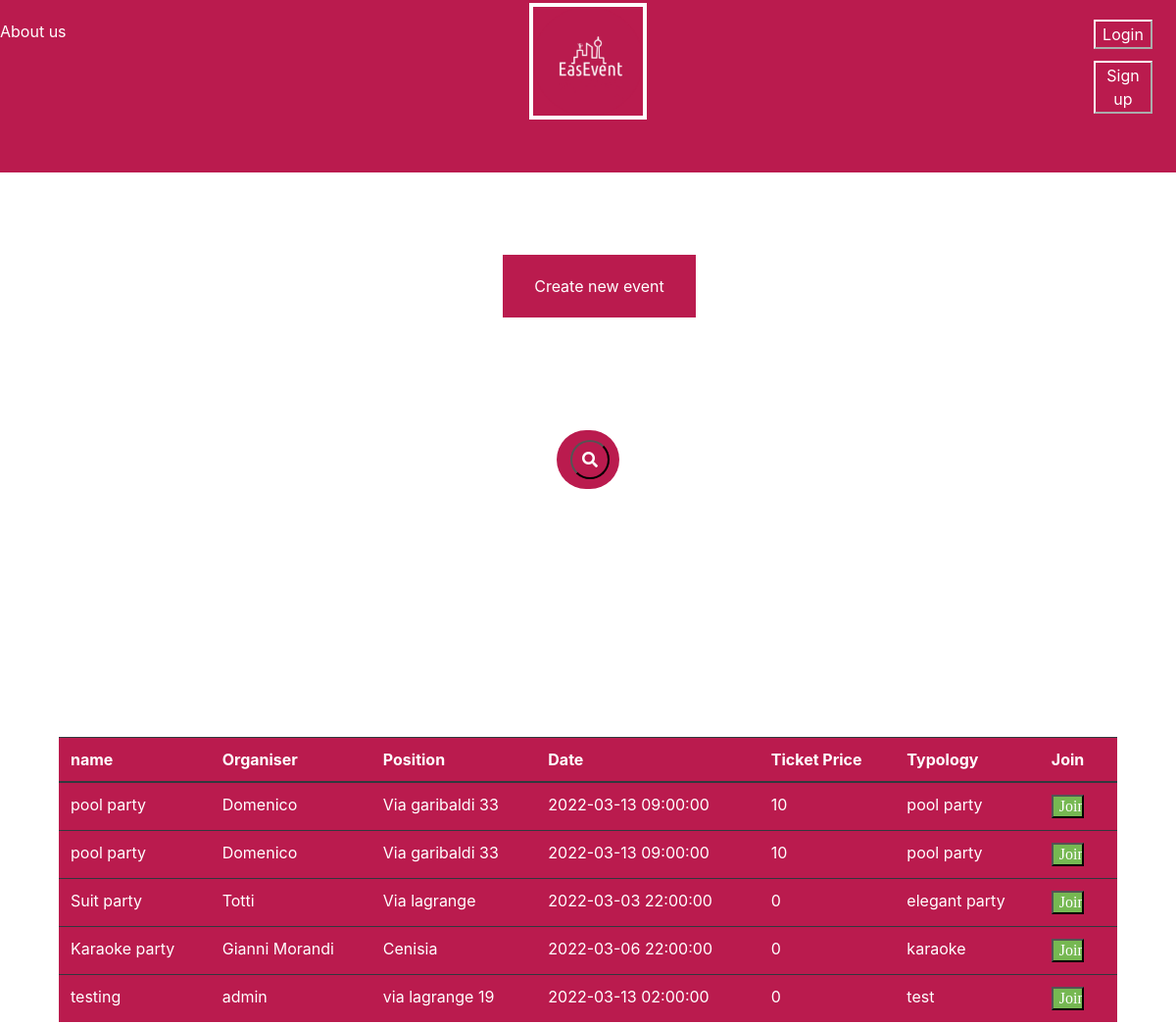
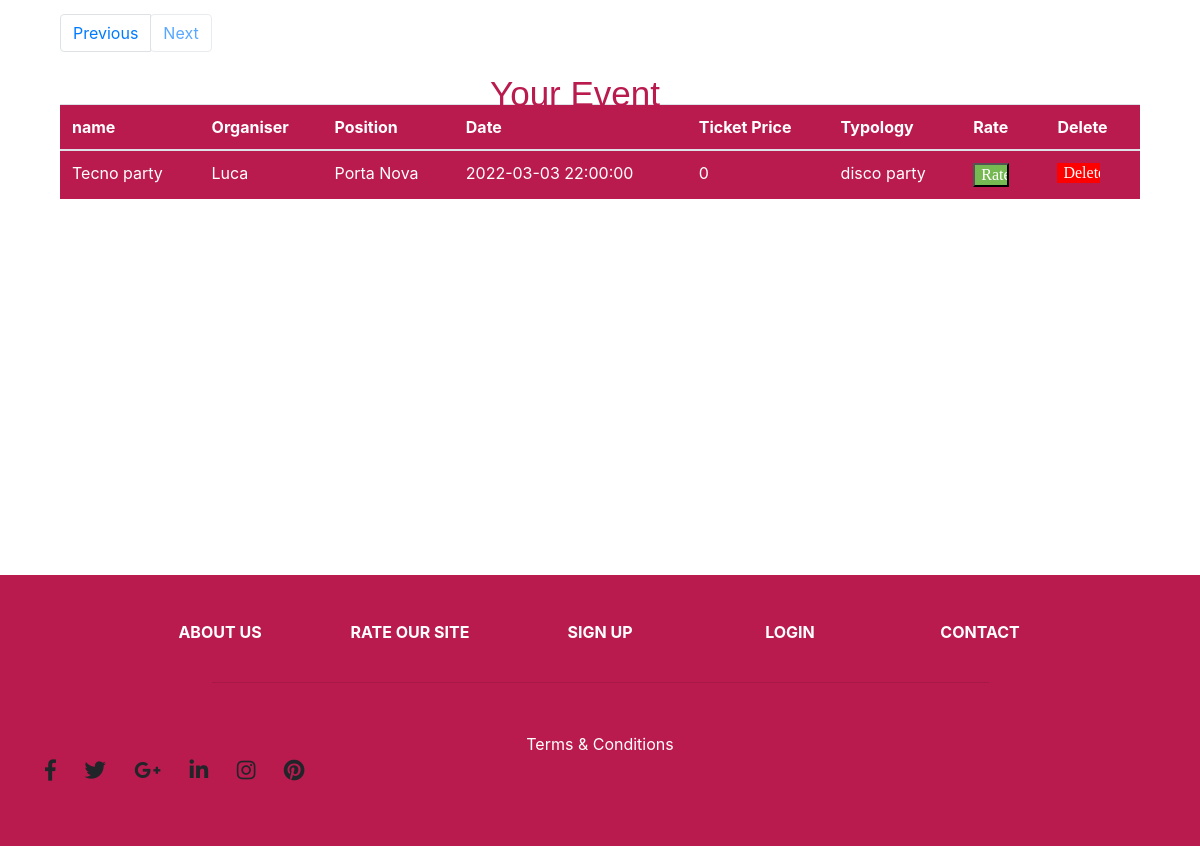
/2, run on the app's committed database (2 pictures, top to bottom).
### tables this page shows
CREATE TABLE event (
	"Number" INTEGER NOT NULL, 
	"Name" VARCHAR(20) NOT NULL, 
	"Organiser" VARCHAR(20) NOT NULL, 
	"Position" VARCHAR(20) NOT NULL, 
	"Date" DATETIME NOT NULL, 
	"Number_of_entrance" INTEGER NOT NULL, 
	"Ticket_price" INTEGER, 
	"Typology" VARCHAR(20), 
	PRIMARY KEY ("Number"), 
	FOREIGN KEY("Position") REFERENCES position ("Zone")
);

CREATE TABLE join__event (
	id INTEGER NOT NULL, 
	"Email" VARCHAR(100), 
	"Name" VARCHAR(20) NOT NULL, 
	"Organiser" VARCHAR(20) NOT NULL, 
	"Position" VARCHAR(20) NOT NULL, 
	"Date" DATETIME NOT NULL, 
	"Number_of_entrance" INTEGER NOT NULL, 
	"Ticket_price" INTEGER, 
	"Typology" VARCHAR(20), 
	PRIMARY KEY (id), 
	FOREIGN KEY("Position") REFERENCES position ("Zone")
);

### app.py (the view, shortened to what this page needs)
@app.route('/', methods=['GET', 'POST'], defaults={"page": 1})
@app.route('/<int:page>', methods=['GET', 'POST'])
def index(page):
    from model import Event, join_Event
    form = JoinForm()
    page = page
    pages = 5
    event = Event.query.paginate(page, pages, error_out=False)
    joined_Event = join_Event.query.all()
    return render_template('homepage/index.html', event=event, joined_Event= joined_Event)

### form.py
class JoinForm(FlaskForm):
    email = EmailField(validators=[DataRequired(), Email()],render_kw={"placeholder": "Enter your email here"})
    submit = SubmitField("Join Event")

### templates/homepage/index.html (shortened to what this page needs)
<link href="//maxcdn.bootstrapcdn.com/bootstrap/4.1.1/css/bootstrap.min.css" rel="stylesheet" id="bootstrap-css">
<!DOCTYPE html>
<html>
  <head>
    <link rel="stylesheet" href="https://stackpath.bootstrapcdn.com/bootstrap/4.1.3/css/bootstrap.min.css">
    <link rel="stylesheet" href="https://use.fontawesome.com/releases/v5.5.0/css/all.css">
    <link rel= "stylesheet" type= "text/css" href= "{{ url_for('static',filename='home/style.css') }}">
  </head>
  <header>
      <div class="uplogo">
          <img class="logo" src="/static/login/logo.png" alt="img" width="10%">
      </div>
      <div>
          <a class="aboutus" href="/aboutus" style="color: white;" >About us</a>
      </div>
      <button onclick="window.location.href='/login'" style="color: #FFFFFF;background-color: #BA1B4E; border-color:white;position: relative;margin-left: 93%; margin-top: -2%;width: 5%">Login</button>
      <button onclick="window.location.href='/signup'" style="color: #FFFFFF;background-color: #BA1B4E; border-color:white;position: relative;margin-left: 93%; margin-top: 1%;width: 5%">Sign up</button>
  </header>
  <body>
    <div class="container h-100">
<a href="/loginfornewevent"  class="button">Create new event</a>
      <form action="/" method="post" autocomplete="off">
      <div class="d-flex justify-content-center h-100">
        <div class="searchbar">
          <input class="search_input" type="text" name="tag" id="tag" placeholder="Search...">
            <p class="mb-0">Search for the Via or Zone</p>
          <button onclick="func()"  style="background: #BA1B4E;color: #fff;cursor: pointer;" class="search_icon" type="submit"><i class="fas fa-search"></i></button>
        </div>
      </div>
      </form>
    </div>
<div class="row" >
<div class="col" id="show_table">
  <table class="table table-dark" >
  <thead>
    <tr>
      <th scope="col">name</th>
      <th scope="col">Organiser</th>
      <th scope="col">Position</th>
      <th scope="col">Date</th>
      <th scope="col">Ticket Price</th>
      <th scope="col">Typology</th>
      <th scope="col">Join</th>
    </tr>
  </thead>
  <tbody>
  {%if empty%}
  <tr>
    <td colspan="7" align="center">{{empty}}</td>
  </tr>
  {%else%}
  {% for event in event.items %}
    <tr>
        <td>{{ event.Name }}</td>
        <td>{{ event.Organiser }}</td>
        <td>{{ event.Position }}</td>
        <td>{{ event.Date }}</td>
        <td>{{ event.Ticket_price }}</td>
        <td>{{ event.Typology }}</td>
        {% if event.Ticket_price == 0 %}
        <td> <input type="button" onclick="window.location.href='/join/{{event.Number}}'"  class="button-join-table" value="Join"  /> </td>
        {% else %}
        <td> <input type="button" onclick="window.location.href='/joinpayment/{{event.Number}}'"  class="button-join-table" value="Join"  /> </td>
        {% endif %}
    </tr>
  {% endfor %}
  {%endif%}
  </tbody>
 </table>
<nav aria-label="Page navigation example">
                <ul class="pagination">
                    {% if event.has_prev %}
                      <li class="page-item"> <a class="page-link" href="{{ url_for('index', page=event.prev_num) }}">Previous</a></li>
                    {% else %}
                      <li class="page-item"><a class="page-link btn disabled" href="#">Previous</a></li>
                    {% endif %}
                    {% if event.has_next %}
                      <li class="page-item"> <a class="page-link" href="{{ url_for('index', page=event.next_num) }}">Next</a></li>
                    {% else %}
                      <li class="page-item"><a class="page-link btn disabled" href="#">Next</a></li>
                    {% endif %}
                </ul>
    </nav>
</div>
</div>
  <p class="mb-1">Your Event</p>
<div>
  <table class="table table-dark-2" style="color: white">
  <thead>
    <tr>
      <th scope="col">name</th>
      <th scope="col">Organiser</th>
      <th scope="col">Position</th>
      <th scope="col">Date</th>
      <th scope="col">Ticket Price</th>
      <th scope="col">Typology</th>
      <th scope="col">Rate</th>
      <th scope="col">Delete</th>
    </tr>
  </thead>
  <tbody>
     {% for event in joined_Event %}
    <tr>
        <td>{{event.Name}}</td>
        <td>{{event.Organiser}}</td>
        <td>{{event.Position}}</td>
        <td>{{event.Date}}</td>
        <td>{{event.Ticket_price}}</td>
        <td>{{event.Typology}}</td>
        <td> <input type="button" onclick="window.location.href='/rate'" href="#"   class="button-join-table" value="Rate" /></td>
        <td> <input type="button" onclick="window.location.href='/delete/{{ event.id }}'" class="button-join-table1" value="Delete" /></td>
    </tr>
   {% endfor %}
  </tbody>
 </table>
</div>
<br>
<br>
<br>
<br>
<br>
<br>
<br>
<br>
<br>
<br>
<br>
<br>
<br>
<br>
<br>
<footer class="page-footer font-small indigo">
  <div class="container">
    <div class="row text-center d-flex justify-content-center pt-5 mb-3">
      <div class="col-md-2 mb-3">
        <h6 class="text-uppercase font-weight-bold">
          <a href="/aboutus" style="color: white">About us</a>
        </h6>
      </div>
      <div class="col-md-2 mb-3">
        <h6 class="text-uppercase font-weight-bold">
          <a href="/rateus"style="color: white">Rate our site</a>
        </h6>
      </div>
      <div class="col-md-2 mb-3">
        <h6 class="text-uppercase font-weight-bold">
          <a href="/signup" style="color: white">Sign Up</a>
        </h6>
      </div>
      <div class="col-md-2 mb-3">
        <h6 class="text-uppercase font-weight-bold">
          <a href="/login" style="color: white">Login</a>
        </h6>
      </div>
      <div class="col-md-2 mb-3">
        <h6 class="text-uppercase font-weight-bold">
          <a href="/contact" style="color: white">Contact</a>
        </h6>
      </div>
    </div>
    <hr class="rgba-white-light" style="margin: 0 15%;">
    <div class="row d-flex text-center justify-content-center mb-md-0 mb-4">
      <div class="col-md-8 col-12 mt-5">
        <a href="/conditions" style="line-height: 1.7rem;color: #FFFFFF">Terms & Conditions</a>
      </div>
    </div>
    <div class="row pb-3">
      <div class="col-md-12">
        <div class="mb-5 flex-center">
          <a class="fb-ic">
            <i class="fab fa-facebook-f fa-lg white-text mr-4"> </i>
          </a>
          <a class="tw-ic">
            <i class="fab fa-twitter fa-lg white-text mr-4"> </i>
          </a>
          <a class="gplus-ic">
            <i class="fab fa-google-plus-g fa-lg white-text mr-4"> </i>
          </a>
          <a class="li-ic">
            <i class="fab fa-linkedin-in fa-lg white-text mr-4"> </i>
          </a>
          <a class="ins-ic">
            <i class="fab fa-instagram fa-lg white-text mr-4"> </i>
          </a>
          <a class="pin-ic">
            <i class="fab fa-pinterest fa-lg white-text"> </i>
          </a>
        </div>
      </div>
    </div>
  </div>
</footer>
  </body>
</html>

### static/home/style.css (style rules this page uses)
body,html { height: 100%; width: 100%; margin: 0; padding: 0; background: #ffff !important; }
header { background-color: #BA1B4E; height: 22%; }
.searchbar { margin-bottom: auto; margin-top: 175px; height: 60px; background-color: #BA1B4E; border-radius: 30px; padding: 10px; }
.search_input { color: white; border: 0; outline: 0; background: none; width: 0; caret-color:transparent; line-height: 40px; transition: width 0.4s linear; }
.search_input::placeholder { color: white; }
.uplogo { position: relative; width: auto; height: 20px; text-align: center; padding: 3px; }
.logo { border: 4px solid #ffff; }
.search_icon { height: 40px; width: 40px; float: right; display: flex; justify-content: center; align-items: center; border-radius: 50%; color:white; text-decoration:none; }
.mb-0 { position: absolute; font-family: "Berlin Sans FB Demi"; font-size: 35px; left: 39%; top: 47%; color: #BA1B4E; }
.button { position: relative; left: 42%; top: 8%; background-color: #BA1B4E; border: none; color: white; padding: 20px 32px; text-align: center; text-decoration: none; display: inline-block; font-size: 16px; margin: 4px 2px; cursor: pointer; }
.table-dark { width: 90%; background-color:#BA1B4E; position: center; margin-left: auto; margin-right: auto; margin-top: -20%; }
.button-join-table { width: 60%; background-color: #76b852; font-family: Amiri; color: white; position: center; margin-right: auto; margin-left: auto; }
.button-join-table1 { width: 60%; background-color: red; border: none; font-family: Amiri; color: white; position: center; margin-right: auto; margin-left: auto; }
.pagination { position: relative; margin-left: 5%; margin-right: auto; }
.mb-1 { position: absolute; font-family: 'Lucida Grande', 'Lucida Sans Unicode', 'Geneva', 'Verdana', sans-serif; font-size: 35px; right: 45%; top: auto; color: #BA1B4E; }
.table-dark-2 { width: 90%; background-color:#BA1B4E; position: center; margin-left: auto; margin-right: auto; margin-top: 3%; }
footer { background-color: #BA1B4E; }

### data on the page
event: Name "pool party", Organiser "Domenico", Position "Via garibaldi 33", Date "2022-03-13 09:00:00", Ticket_price "10", Typology "pool party"
event: Name "pool party", Organiser "Domenico", Position "Via garibaldi 33", Date "2022-03-13 09:00:00", Ticket_price "10", Typology "pool party"
event: Name "Suit party", Organiser "Totti", Position "Via lagrange", Date "2022-03-03 22:00:00", Ticket_price "0", Typology "elegant party"
event: Name "Karaoke party", Organiser "Gianni Morandi", Position "Cenisia", Date "2022-03-06 22:00:00", Ticket_price "0", Typology "karaoke"
event: Name "testing", Organiser "admin", Position "via lagrange 19", Date "2022-03-13 02:00:00", Ticket_price "0", Typology "test"
join__event: Name "Tecno party", Organiser "Luca", Position "Porta Nova", Date "2022-03-03 22:00:00", Ticket_price "0", Typology "disco party"
